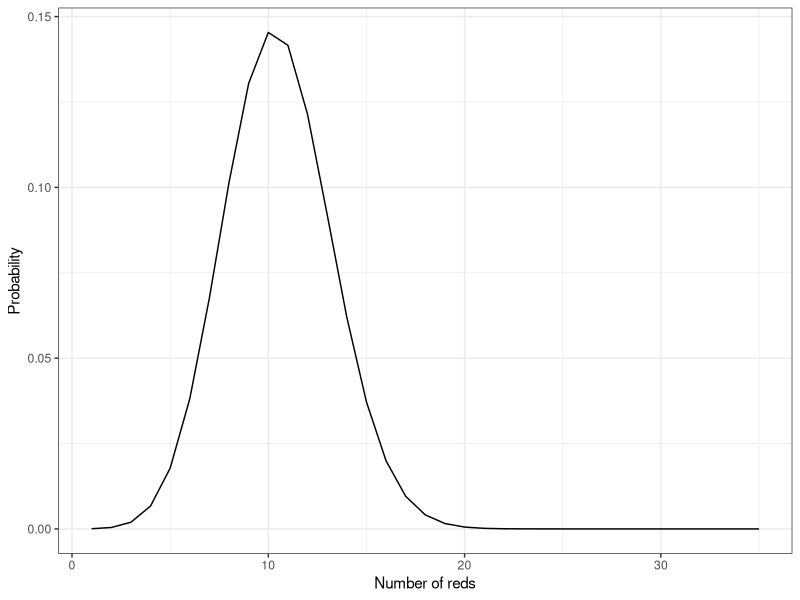
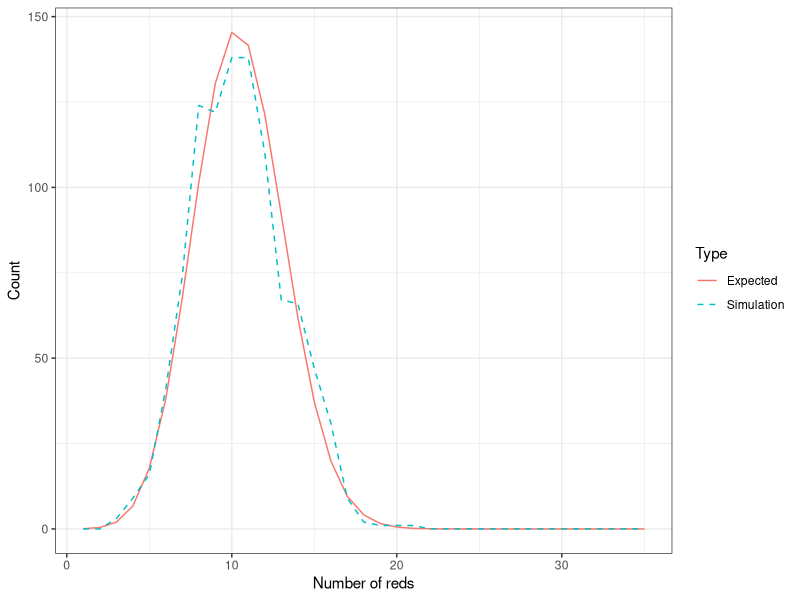

Generate these figures, in order, with R:
## ---- chunk 1
knitr::opts_chunk$set(echo = TRUE)
## ---- chunk 2
library(tidyverse)
## ---- chunk 3
# Creating a function to compute the probability that z out of 35 balls selected are red
prob_red_spheres <- function(z){
  return(choose(35,z) * (3/10)^z * (7/10)^(35-z))
}
prob_red_spheres(20)
## ---- chunk 4
# Generating a data frame for different values of z and their associated probabilities
prob_by_num_reds <- data.frame(num_reds=seq(1,35)) %>%
  mutate(probability=prob_red_spheres(num_reds))
prob_by_num_reds %>% head(3)
## ---- chunk 5
ggplot(prob_by_num_reds, aes(x=num_reds, y=probability)) + geom_line() + xlab("Number of reds") + ylab("Probability") + theme_bw()
## ---- chunk 6
num_trials <- 1000
set.seed(0)
sampling_with_replacement_simulation <- data.frame(trial=seq(1,num_trials)) %>%
  mutate(sample_balls=map(.x=trial,~sample(10,35,replace=1)))
sampling_with_replacement_simulation <- sampling_with_replacement_simulation %>%
  mutate(num_reds=map_dbl(.x=sample_balls,~sum(.x<=3)))
sampling_with_replacement_simulation %>% head(3)
## ---- chunk 7
num_reds_in_simulation <- sampling_with_replacement_simulation %>% pull(num_reds)
prob_by_num_reds <- prob_by_num_reds %>% mutate(simulation_count=map_dbl(.x=num_reds,~sum(num_reds_in_simulation==.x)))
prob_by_num_reds <- prob_by_num_reds %>% mutate(expected_count=probability*num_trials)
prob_by_num_reds %>% head(3)
## ---- chunk 8
prob_by_num_reds %>%
  rename(Simulation=simulation_count,Expected=expected_count) %>%
  pivot_longer(cols=c("Simulation","Expected"),
names_to="Type",values_to="count") %>%
  ggplot(aes(num_reds,count)) + geom_line(aes(linetype=Type, color=Type)) + scale_linetype_manual(values = c("solid", "dashed")) + theme_bw() + xlab("Number of reds") + ylab("Count")
## ---- chunk 9
num_trials <- 500000
set.seed(0)
sampling_without_replacement_simulation <- data.frame(trial=seq(1,num_trials)) %>%
  mutate(sample_balls=map(.x=trial,~sample(100,10,replace=0)))
sampling_without_replacement_simulation <- sampling_without_replacement_simulation %>%
  mutate(num_reds=map_dbl(.x=sample_balls,~sum(.x<=50))) %>%
  mutate(num_blues=map_dbl(.x=sample_balls,~sum(.x>50 & .x<=80))) %>%
  mutate(num_greens=map_dbl(.x=sample_balls,~sum(.x>80 & .x<=100)))
sampling_without_replacement_simulation <- sampling_without_replacement_simulation %>%
  mutate(min_colour_count=pmin(num_reds,num_blues,num_greens))
# Computing the proportion of rows for which the minimum number of the three counts is zero
zero_min_proportion <- sum(sampling_without_replacement_simulation$min_colour_count==0)/num_trials
zero_min_proportion
